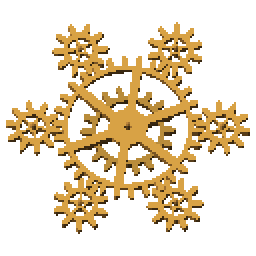
#> input picture build-res/reference/animated-gears/1/14.png, 128 x 128 px, given in place of B-full.png, which was not available (shown 2 times larger)
$ python app_icon.py
#> lines starting #> are read from the running program, lines starting #| are printed output that depends on the picture
#!/usr/bin/env python3
"""앱 아이콘 (D-549 — 받은 R-02c B 「태엽 감긴 종이왕」. D-547 K0 + 리벳 쇠판 판은 build-res/unused/app-icon-k0/에 보관).

- 재료: `tools/pixel/r02c_icon_import.py`가 받은 B를 격자 복원한 도트 판 셋(도트 1칸 = 1px, 62×61도트)
    B-full.png 원본 그대로 · B-fg.png 전경(종이왕 · 왕관 · 태엽 열쇠, 바탕 투명) · B-bg.png 바탕(어두운 바탕 + 진홍 계단 후광)
  B 가장자리는 모두 바탕색 — 캔버스 밖은 바탕색으로 끝까지 잇는다(구워 넣은 원 · 검은 귀퉁이 없음, 꽉 찬 정사각).
- 배율: 1도트 = 정수 픽셀(최근접). 늘리거나 찌그러뜨리지 않는다(D-386). 크기마다 들어가는 가장 큰 정수배를 고른다.
  1배로도 안 드는 작은 크기는 정수 분의 1(d×d 도트 묶음마다 최빈색 — 섞지 않는다, 전경은 묶음 절반 이상이 그림일 때 그림)로 줄여 1배로 놓는다.
- 정사각(웹 · 일렉트론 · 옛 런처): 그림 + 후광(바탕색이 아닌 칸 전부)이 가장자리 여백(크기/32) 안에 들도록.
- 둥근 런처(API 25 이하): 계단 원 마스크(안티앨리어싱 없음), 전경의 모든 칸이 원 안(여백 크기/64 — 원 테두리에 닿지만 않게).
- 안드로이드 적응형: 전경 = 바탕 투명, 108dp 캔버스 가운데 지름 66dp 안전 원 안에 전경의 모든 칸이 든다(원 · 스쿼클 · 둥근 사각 마스크에 잘리지 않게).
  바탕 = 같은 배율 · 같은 자리의 바탕 층(진홍 계단 후광 + 어두운 바탕, 108dp 꽉 참) — ic_launcher_background.png.
- 파비콘(favicon*.png)은 이 도구가 찍지 않는다 (종이 왕관 문장 파비콘은 tools/pixel/r02b_crown_import.py — D-550).

실행: python3 -I tools/app_icon.py   (안드로이드 밀도별 파일은 tools/android-res.py가 이 모듈의 icon_android()를 부른다)
      python3 -I tools/app_icon.py sheet <out.png>   모든 크기 + 적응형 마스크(192 · 96 · 48 · 32) 미리보기 한 장
"""
import math
import sys
from collections import Counter
from pathlib import Path

import numpy as np
from PIL import Image, ImageDraw

ROOT = Path(__file__).resolve().parent.parent
SRC = ROOT / 'build-res' / 'icon-src'

FULL = Image.open(SRC / 'B-full.png').convert('RGBA')
#> FULL is the input picture: PIL image 128x128 RGBA; mean R, G, B, A 54, 40.2, 17.1, 75.2
FG = Image.open(SRC / 'B-fg.png').convert('RGBA')
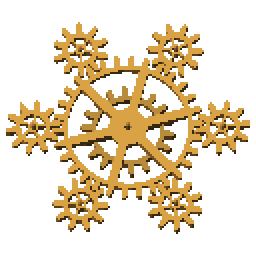
#> input picture build-res/reference/animated-gears/1/16.png, 128 x 128 px, given in place of B-fg.png, which was not available (shown 2 times larger)
#> FG is the input picture: PIL image 128x128 RGBA; mean R, G, B, A 53.7, 40, 17, 75.2
BG = Image.open(SRC / 'B-bg.png').convert('RGBA')
BGC = FULL.getpixel((0, 0))  # 어두운 바탕 (#181420) — 캔버스 밖은 이 색으로 잇는다
#> BGC = (0, 0, 0, 0)


def _reduce(d: int) -> tuple[Image.Image, Image.Image]:
    """정수 분의 1: d×d 도트 묶음마다 최빈색 (전경은 묶음 절반 이상이 그림이면 그림 — 가는 먹 선이 남게). 반환 (전경, 바탕)"""
    if d == 1:
        return FG, BG
    W, H = math.ceil(FG.width / d), math.ceil(FG.height / d)
    fg, bg = Image.new('RGBA', (W, H), (0, 0, 0, 0)), Image.new('RGBA', (W, H), BGC)
    f, b, fq, bq = fg.load(), bg.load(), FG.load(), BG.load()
    for y in range(H):
        for x in range(W):
            cells = [(x * d + i, y * d + j) for j in range(d) for i in range(d) if x * d + i < FG.width and y * d + j < FG.height]
            ink = [fq[c] for c in cells if fq[c][3]]
            if ink and len(ink) * 2 >= d * d:
                f[x, y] = Counter(ink).most_common(1)[0][0]
            b[x, y] = Counter(bq[c] for c in cells).most_common(1)[0][0]
    return fg, bg


def _opaque(im: Image.Image) -> list[tuple[int, int]]:
    a = im.getchannel('A').load()
    return [(x, y) for y in range(im.height) for x in range(im.width) if a[x, y]]


def _content(fg: Image.Image, bg: Image.Image) -> tuple[int, int, int, int]:
    """그림 + 후광 상자 (바탕색이 아닌 칸)"""
    full = bg.copy()
    full.alpha_composite(fg)
    q = full.load()
    pts = [(x, y) for y in range(full.height) for x in range(full.width) if q[x, y] != BGC]
    xs, ys = [p[0] for p in pts], [p[1] for p in pts]
    return min(xs), min(ys), max(xs) + 1, max(ys) + 1


def _render(fg: Image.Image, bg: Image.Image, k: int, size: int, off: tuple[int, int], layer: str) -> Image.Image:
    """도트 판을 k배로 size×size 캔버스의 off 자리에 (캔버스 밖은 잘림). layer = 'full' | 'fg' | 'bg' (판 밖은 바탕색 · 전경은 투명).
    전경 알파는 0 / 255뿐이라 겹쳐도 색이 섞이지 않는다"""
    can = Image.new('RGBA', (size, size), (0, 0, 0, 0) if layer == 'fg' else BGC)
    if layer in ('full', 'bg'):
        can.paste(bg.resize((bg.width * k, bg.height * k), Image.NEAREST), off)
    if layer in ('full', 'fg'):
        big = fg.resize((fg.width * k, fg.height * k), Image.NEAREST)
        can.paste(big, off, big)
    return can


def _fit_square(size: int) -> tuple[int, int, tuple[int, int]]:
    """정사각: 그림 + 후광이 여백 안에 드는 가장 큰 (분의 1 d, 배율 k, 자리). 상자 가운데를 캔버스 가운데에"""
    m = size // 32
    for d in range(1, 8):
        fg, bg = _reduce(d)
        x0, y0, x1, y1 = _content(fg, bg)
        k = (size - 2 * m) // max(x1 - x0, y1 - y0)
        if k >= 1:
            return d, k, (size // 2 - round((x0 + x1) * k / 2), size // 2 - round((y0 + y1) * k / 2))
    raise SystemExit(f'{size}px: 아이콘이 들어갈 자리가 없다')


# [20 lines left out: function _fit_circle, not called in this run]


def _what(d: int, k: int) -> str:
    return f'1/{d}' if d > 1 else f'x{k}'


def compose(size: int, round_mask: bool = False) -> tuple[Image.Image, str]:
    """size px 정사각(꽉 찬 바탕) 또는 둥근(계단 원) 아이콘"""
    if round_mask:
        d, k, off = _fit_circle(size, size / 2 - max(1, size // 64))
    else:
        d, k, off = _fit_square(size)
    fg, bg = _reduce(d)
    im = _render(fg, bg, k, size, off, 'full')
    if round_mask:
        mask = Image.new('L', (size, size), 0)
        ImageDraw.Draw(mask).ellipse((0, 0, size - 1, size - 1), fill=255)
        im.putalpha(mask)
    return im, _what(d, k)


# [5 lines left out: function adaptive, not called in this run]


WEB = {
    'build-res/icon.png': 1024,       # 일렉트론
    'public/icon-512.png': 512,
    'public/icon-192.png': 192,
    'public/apple-touch-icon.png': 180,
}


def icon_web() -> None:
    """웹 · 일렉트론 · 애플 터치 아이콘 (파비콘은 찍지 않는다)"""
    for rel, s in WEB.items():
        im, what = compose(s)
        im.convert('RGB').save(ROOT / rel, optimize=True)
        print(f'{rel}  {s}px  {what}')
#> this loop made 4 passes
#> what on passes 1 to 4: 'x7', 'x3', 'x1', 'x1'
#| build-res/icon.png  1024px  x7
#| public/icon-512.png  512px  x3
#| public/icon-192.png  192px  x1
#| public/apple-touch-icon.png  180px  x1
#> pass 1, in _render, `big = fg.resize((fg.width * k, fg.height * k), Image.NEAREST)`:
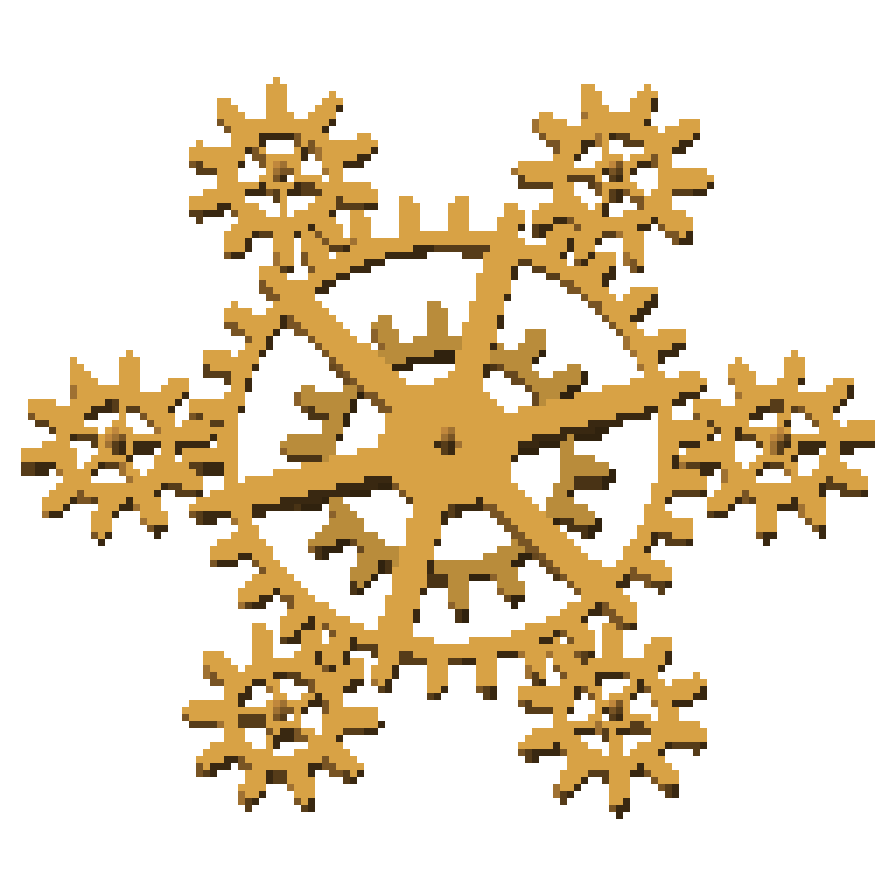
#> big: PIL image 896x896 RGBA; mean R, G, B, A 53.7, 40, 17, 75.2; transparent parts drawn white
#> pass 1, in compose, `im = _render(fg, bg, k, size, off, 'full')`:
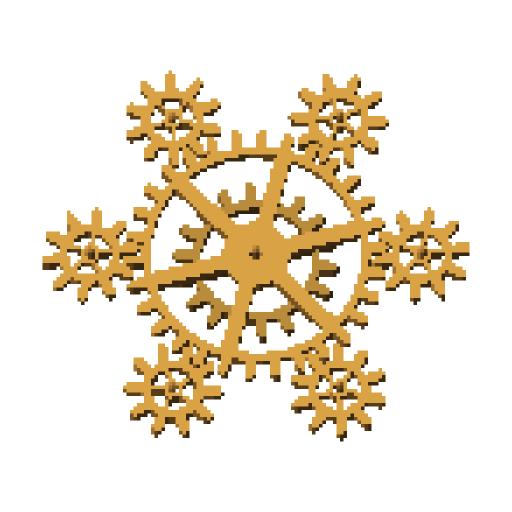
#> im: PIL image 1024x1024 RGBA (shown at 1/2 size); mean R, G, B, A 41.1, 30.7, 13, 57.6; transparent parts drawn white
#> pass 1, in icon_web, `im.convert('RGB').save(ROOT / rel, optimize=True)`:
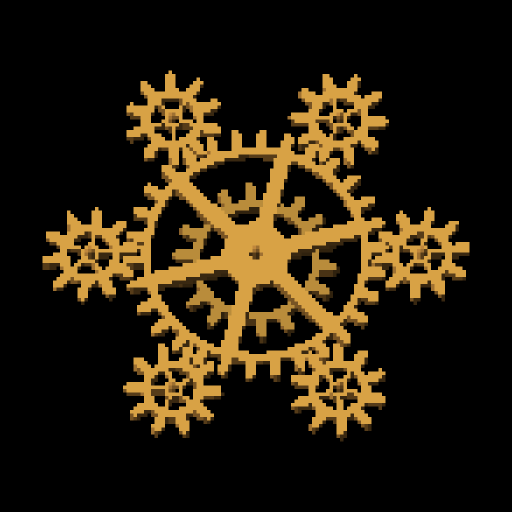
#> saved as icon.png: PIL image 1024x1024 RGB (shown at 1/2 size); mean R, G, B 41.1, 30.7, 13
#> after the loop:
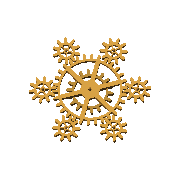
#> im: PIL image 180x180 RGBA; mean R, G, B, A 27.2, 20.2, 8.6, 38; transparent parts drawn white


DPI = {'mdpi': 1, 'hdpi': 1.5, 'xhdpi': 2, 'xxhdpi': 3, 'xxxhdpi': 4}


# [111 lines left out: functions android_set, icon_android, _masks, _masked, sheet, not called in this run]


if __name__ == '__main__':
    if len(sys.argv) > 2 and sys.argv[1] == 'sheet':
        sheet(sys.argv[2])
    else:
        icon_web()
